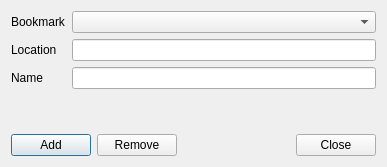
<?xml version="1.0" encoding="UTF-8"?>
<ui version="4.0">
 <class>BookmarkDialog</class>
 <widget class="QDialog" name="BookmarkDialog">
  <property name="geometry">
   <rect>
    <x>0</x>
    <y>0</y>
    <width>387</width>
    <height>167</height>
   </rect>
  </property>
  <property name="windowTitle">
   <string>Dialog</string>
  </property>
  <layout class="QVBoxLayout" name="verticalLayout">
   <item>
    <layout class="QFormLayout" name="formLayout">
     <item row="0" column="0">
      <widget class="QLabel" name="label_3">
       <property name="text">
        <string>Bookmark</string>
       </property>
      </widget>
     </item>
     <item row="0" column="1">
      <widget class="QComboBox" name="bookmarks">
       <property name="insertPolicy">
        <enum>QComboBox::InsertAlphabetically</enum>
       </property>
      </widget>
     </item>
     <item row="1" column="0">
      <widget class="QLabel" name="label">
       <property name="sizePolicy">
        <sizepolicy hsizetype="Preferred" vsizetype="Preferred">
         <horstretch>1</horstretch>
         <verstretch>0</verstretch>
        </sizepolicy>
       </property>
       <property name="text">
        <string>Location</string>
       </property>
      </widget>
     </item>
     <item row="1" column="1">
      <widget class="QLineEdit" name="location">
       <property name="sizePolicy">
        <sizepolicy hsizetype="Expanding" vsizetype="Fixed">
         <horstretch>1</horstretch>
         <verstretch>0</verstretch>
        </sizepolicy>
       </property>
      </widget>
     </item>
     <item row="2" column="0">
      <widget class="QLabel" name="label_2">
       <property name="sizePolicy">
        <sizepolicy hsizetype="Preferred" vsizetype="Preferred">
         <horstretch>1</horstretch>
         <verstretch>0</verstretch>
        </sizepolicy>
       </property>
       <property name="text">
        <string>Name</string>
       </property>
      </widget>
     </item>
     <item row="2" column="1">
      <widget class="QLineEdit" name="name"/>
     </item>
    </layout>
   </item>
   <item>
    <spacer name="verticalSpacer">
     <property name="orientation">
      <enum>Qt::Vertical</enum>
     </property>
     <property name="sizeHint" stdset="0">
      <size>
       <width>20</width>
       <height>0</height>
      </size>
     </property>
    </spacer>
   </item>
   <item>
    <layout class="QHBoxLayout" name="horizontalLayout">
     <item>
      <widget class="QPushButton" name="buttonAdd">
       <property name="sizePolicy">
        <sizepolicy hsizetype="Minimum" vsizetype="Fixed">
         <horstretch>0</horstretch>
         <verstretch>0</verstretch>
        </sizepolicy>
       </property>
       <property name="text">
        <string>Add</string>
       </property>
      </widget>
     </item>
     <item>
      <widget class="QPushButton" name="buttonRemove">
       <property name="sizePolicy">
        <sizepolicy hsizetype="Minimum" vsizetype="Fixed">
         <horstretch>0</horstretch>
         <verstretch>0</verstretch>
        </sizepolicy>
       </property>
       <property name="text">
        <string>Remove</string>
       </property>
      </widget>
     </item>
     <item>
      <widget class="QDialogButtonBox" name="buttonBox">
       <property name="standardButtons">
        <set>QDialogButtonBox::Close</set>
       </property>
      </widget>
     </item>
    </layout>
   </item>
  </layout>
 </widget>
 <resources/>
 <connections>
  <connection>
   <sender>buttonBox</sender>
   <signal>accepted()</signal>
   <receiver>BookmarkDialog</receiver>
   <slot>close()</slot>
   <hints>
    <hint type="sourcelabel">
     <x>59</x>
     <y>24</y>
    </hint>
    <hint type="destinationlabel">
     <x>193</x>
     <y>83</y>
    </hint>
   </hints>
  </connection>
  <connection>
   <sender>buttonBox</sender>
   <signal>rejected()</signal>
   <receiver>BookmarkDialog</receiver>
   <slot>close()</slot>
   <hints>
    <hint type="sourcelabel">
     <x>59</x>
     <y>24</y>
    </hint>
    <hint type="destinationlabel">
     <x>193</x>
     <y>83</y>
    </hint>
   </hints>
  </connection>
  <connection>
   <sender>buttonAdd</sender>
   <signal>clicked()</signal>
   <receiver>BookmarkDialog</receiver>
   <slot>addBookmark()</slot>
   <hints>
    <hint type="sourcelabel">
     <x>52</x>
     <y>142</y>
    </hint>
    <hint type="destinationlabel">
     <x>193</x>
     <y>83</y>
    </hint>
   </hints>
  </connection>
  <connection>
   <sender>buttonRemove</sender>
   <signal>clicked()</signal>
   <receiver>BookmarkDialog</receiver>
   <slot>removeBookmark()</slot>
   <hints>
    <hint type="sourcelabel">
     <x>143</x>
     <y>142</y>
    </hint>
    <hint type="destinationlabel">
     <x>193</x>
     <y>83</y>
    </hint>
   </hints>
  </connection>
 </connections>
 <slots>
  <slot>removeBookmark()</slot>
  <slot>addBookmark()</slot>
 </slots>
</ui>
